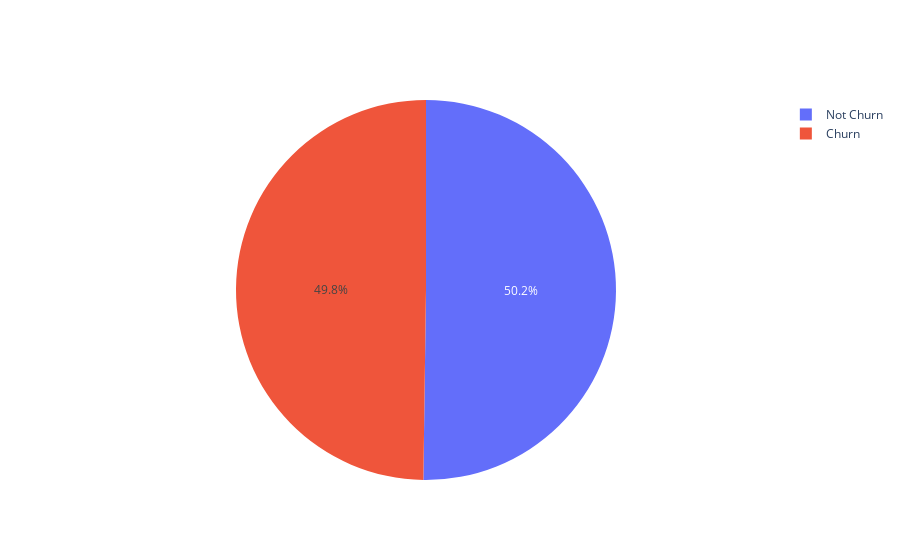

The code cell stored with this chart in its notebook:
### Code cell
fig = go.Figure(data=[go.Pie(labels=['Not Churn','Churn'], values=df['Churn'].value_counts())])
fig.show()

### Figure 1 — Plotly figure (JSON) as saved in the notebook; plotly's stock layout.template omitted (floating-point values rounded to 4 significant figures)
{"data": [{"labels": ["Not Churn", "Churn"], "type": "pie", "values": [50221, 49779]}], "layout": {}}
